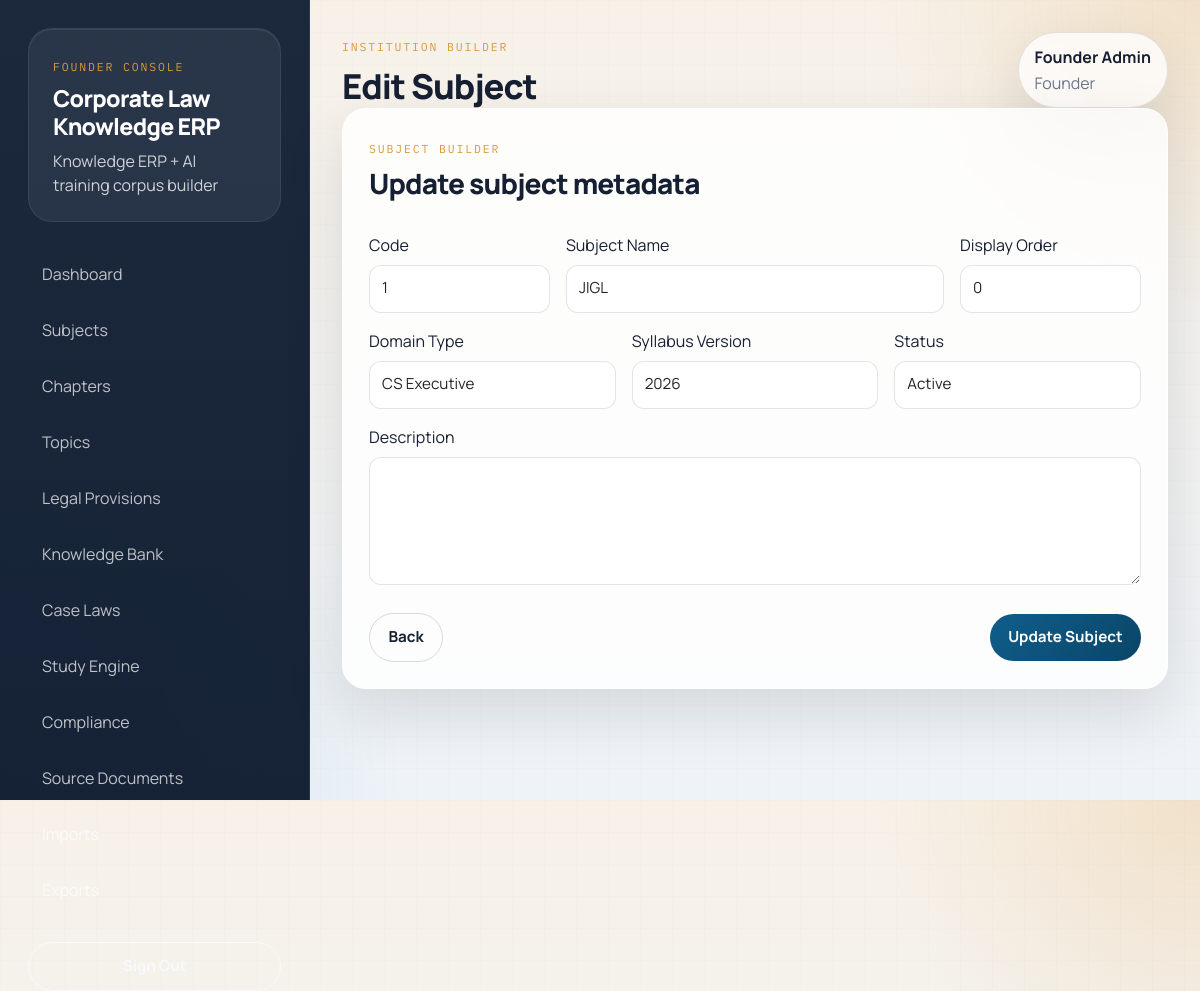
The page /subjects/edit/1 (signed in) on the database its author committed.
### tables this page shows
CREATE TABLE `subjects` (
  `id` int(10) UNSIGNED NOT NULL,
  `code` varchar(50) NOT NULL,
  `name` varchar(190) NOT NULL,
  `slug` varchar(190) NOT NULL,
  `domain_type` varchar(120) DEFAULT NULL,
  `description` text DEFAULT NULL,
  `syllabus_version` varchar(80) DEFAULT NULL,
  `status` varchar(40) NOT NULL DEFAULT 'Active',
  `display_order` int(11) NOT NULL DEFAULT 0,
  `created_at` datetime NOT NULL,
  `updated_at` datetime NOT NULL
);

### app/Core/Controller.php (called while the page is built, shortened)
<?php
abstract class Controller
{
    protected function render(string $view, array $data = []): void
    {
        $viewFile = dirname(__DIR__) . '/Views/' . $view . '.php';
        extract($data, EXTR_SKIP);
        require $viewFile;
        require dirname(__DIR__) . '/Views/layouts/main.php';
    }
}

### app/Controllers/SubjectController.php (called while the page is built, shortened)
<?php
final class SubjectController extends Controller
{
    public function edit(int $id): void
    {
        $subject = (new SubjectModel())->find($id);
        $this->render('subjects/form', [
            'title' => 'Edit Subject',
            'subject' => $subject,
        ]);
    }
}

### index.php (called while the page is built, shortened)
<?php
$app = require __DIR__ . '/app/bootstrap.php';
$app->run();

### app/bootstrap.php (called while the page is built, shortened)
<?php
spl_autoload_register(static function (string $class): void {
    $prefix = 'App\\';
    $relativePath = str_replace('\\', '/', substr($class, strlen($prefix)));
    $file = __DIR__ . '/' . $relativePath . '.php';
});
require __DIR__ . '/Support/helpers.php';
$config = require __DIR__ . '/Config/config.php';
$app = new App($config);
$app->get('/', [DashboardController::class, 'index']);
$app->get('/dashboard', [DashboardController::class, 'index']);
$app->get('/login', [AuthController::class, 'login'], false);
$app->post('/login', [AuthController::class, 'authenticate'], false);
$app->post('/logout', [AuthController::class, 'logout']);
$app->get('/subjects', [SubjectController::class, 'index']);
$app->get('/subjects/create', [SubjectController::class, 'create']);
$app->post('/subjects/store', [SubjectController::class, 'store']);
$app->get('/subjects/edit/{id}', [SubjectController::class, 'edit']);
$app->post('/subjects/update/{id}', [SubjectController::class, 'update']);
$app->post('/subjects/delete/{id}', [SubjectController::class, 'delete']);
$app->get('/chapters', [ChapterController::class, 'index']);
$app->get('/chapters/create', [ChapterController::class, 'create']);
$app->post('/chapters/store', [ChapterController::class, 'store']);
$app->get('/chapters/edit/{id}', [ChapterController::class, 'edit']);
$app->post('/chapters/update/{id}', [ChapterController::class, 'update']);
$app->post('/chapters/delete/{id}', [ChapterController::class, 'delete']);
$app->get('/topics', [TopicController::class, 'index']);
$app->get('/topics/create', [TopicController::class, 'create']);
$app->post('/topics/store', [TopicController::class, 'store']);
$app->get('/topics/edit/{id}', [TopicController::class, 'edit']);
$app->post('/topics/update/{id}', [TopicController::class, 'update']);
$app->post('/topics/delete/{id}', [TopicController::class, 'delete']);
$app->get('/legal-provisions', [LegalProvisionController::class, 'index']);
$app->get('/legal-provisions/create', [LegalProvisionController::class, 'create']);
$app->post('/legal-provisions/store', [LegalProvisionController::class, 'store']);
$app->get('/legal-provisions/edit/{id}', [LegalProvisionController::class, 'edit']);
$app->post('/legal-provisions/update/{id}', [LegalProvisionController::class, 'update']);
$app->post('/legal-provisions/delete/{id}', [LegalProvisionController::class, 'delete']);
$app->get('/knowledge', [KnowledgeController::class, 'index']);
$app->get('/knowledge/create', [KnowledgeController::class, 'create']);
$app->post('/knowledge/store', [KnowledgeController::class, 'store']);
$app->get('/knowledge/edit/{id}', [KnowledgeController::class, 'edit']);
$app->post('/knowledge/update/{id}', [KnowledgeController::class, 'update']);
$app->post('/knowledge/delete/{id}', [KnowledgeController::class, 'delete']);
$app->get('/case-laws', [CaseLawController::class, 'index']);
$app->get('/case-laws/create', [CaseLawController::class, 'create']);
$app->post('/case-laws/store', [CaseLawController::class, 'store']);
$app->get('/case-laws/edit/{id}', [CaseLawController::class, 'edit']);
$app->post('/case-laws/update/{id}', [CaseLawController::class, 'update']);
$app->post('/case-laws/delete/{id}', [CaseLawController::class, 'delete']);
$app->get('/study-items', [StudyItemController::class, 'index']);
$app->get('/study-items/create', [StudyItemController::class, 'create']);
$app->post('/study-items/store', [StudyItemController::class, 'store']);
$app->get('/study-items/edit/{id}', [StudyItemController::class, 'edit']);
$app->post('/study-items/update/{id}', [StudyItemController::class, 'update']);
$app->post('/study-items/delete/{id}', [StudyItemController::class, 'delete']);
$app->get('/compliance', [ComplianceController::class, 'index']);
$app->get('/compliance/create', [ComplianceController::class, 'create']);
$app->post('/compliance/store', [ComplianceController::class, 'store']);
$app->get('/compliance/edit/{id}', [ComplianceController::class, 'edit']);
$app->post('/compliance/update/{id}', [ComplianceController::class, 'update']);
$app->post('/compliance/delete/{id}', [ComplianceController::class, 'delete']);
$app->get('/source-documents', [SourceDocumentController::class, 'index']);
$app->get('/source-documents/create', [SourceDocumentController::class, 'create']);
$app->post('/source-documents/store', [SourceDocumentController::class, 'store']);
$app->get('/source-documents/edit/{id}', [SourceDocumentController::class, 'edit']);
$app->post('/source-documents/update/{id}', [SourceDocumentController::class, 'update']);
$app->post('/source-documents/delete/{id}', [SourceDocumentController::class, 'delete']);
$app->get('/imports', [ImportController::class, 'index']);
$app->post('/imports/upload', [ImportController::class, 'upload']);
$app->get('/imports/bulk-chapters-topics', [BulkChaptersTopicsController::class, 'index']);
$app->post('/imports/bulk-chapters-topics', [BulkChaptersTopicsController::class, 'handle']);
$app->get('/exports', [ExportController::class, 'index']);
$app->get('/exports/download', [ExportController::class, 'download']);
return $app;

### app/Core/Database.php (called while the page is built, shortened)
<?php
final class Database
{
    private static ?self $instance = null;
    private PDO $pdo;
    private function __construct(array $config)
    {
        $dsn = sprintf(
            'mysql:host=%s;port=%s;dbname=%s;charset=%s',
            $config['host'],
            $config['port'],
            $config['database'],
            $config['charset']
        );
        $this->pdo = new PDO($dsn, $config['username'], $config['password'], [
            PDO::ATTR_ERRMODE => PDO::ERRMODE_EXCEPTION,
            PDO::ATTR_DEFAULT_FETCH_MODE => PDO::FETCH_ASSOC,
        ]);
    }
    public static function init(array $config): self
    {
        if (! self::$instance) {
            self::$instance = new self($config);
        }
        return self::$instance;
    }
    public static function instance(): self
    {
        return self::$instance;
    }
    public function selectOne(string $sql, array $params = []): ?array
    {
        $statement = $this->pdo->prepare($sql);
        $statement->execute($params);
        $result = $statement->fetch();
        return $result ?: null;
    }
}

### app/Core/Model.php (called while the page is built, shortened)
<?php
abstract class Model
{
    protected Database $db;
    protected string $table;
    protected string $primaryKey = 'id';
    public function __construct()
    {
        $this->db = Database::instance();
    }
    public function find(int $id): ?array
    {
        return $this->db->selectOne(
            "SELECT * FROM {$this->table} WHERE {$this->primaryKey} = :id LIMIT 1",
            ['id' => $id]
        );
    }
}

### app/Support/helpers.php (called while the page is built, shortened)
<?php
function config(string $key, mixed $default = null): mixed
{
    return App::instance()->config($key, $default);
}
function base_url(): string
{
    return rtrim((string) config('base_url', ''), '/');
}
function url(string $path = ''): string
{
    $path = trim($path);
    return base_url() . '/' . ltrim($path, '/');
}
function e(string|null $value): string
{
    return htmlspecialchars((string) $value, ENT_QUOTES, 'UTF-8');
}
function old(string $key, mixed $default = ''): mixed
{
    return $_SESSION['_old'][$key] ?? $default;
}
function selected(mixed $actual, mixed $expected): string
{
    return (string) $actual === (string) $expected ? 'selected' : '';
}

### app/Views/subjects/form.php (the view, shortened to what this page needs)
<?php $subject = $subject ?? []; ?>
<form method="post" action="<?= e(url($subject ? '/subjects/update/' . $subject['id'] : '/subjects/store')) ?>" class="app-card">
    <div class="section-heading mb-4">
        <div>
            <span class="eyebrow">Subject Builder</span>
            <h3><?= $subject ? 'Update subject metadata' : 'Create a new subject domain' ?></h3>
        </div>
    </div>
    <div class="row g-3">
        <div class="col-md-3">
            <label class="form-label">Code</label>
            <input class="form-control" name="code" value="<?= e(old('code', $subject['code'] ?? '')) ?>" required>
        </div>
        <div class="col-md-6">
            <label class="form-label">Subject Name</label>
            <input class="form-control" name="name" value="<?= e(old('name', $subject['name'] ?? '')) ?>" required>
        </div>
        <div class="col-md-3">
            <label class="form-label">Display Order</label>
            <input class="form-control" name="display_order" type="number" value="<?= e(old('display_order', $subject['display_order'] ?? 0)) ?>">
        </div>
        <div class="col-md-4">
            <label class="form-label">Domain Type</label>
            <input class="form-control" name="domain_type" value="<?= e(old('domain_type', $subject['domain_type'] ?? 'CS Executive')) ?>">
        </div>
        <div class="col-md-4">
            <label class="form-label">Syllabus Version</label>
            <input class="form-control" name="syllabus_version" value="<?= e(old('syllabus_version', $subject['syllabus_version'] ?? '2026')) ?>">
        </div>
        <div class="col-md-4">
            <label class="form-label">Status</label>
            <select class="form-select" name="status">
                <?php foreach (['Active', 'Draft', 'Archived'] as $status): ?>
                    <option value="<?= e($status) ?>" <?= selected(old('status', $subject['status'] ?? 'Active'), $status) ?>><?= e($status) ?></option>
                <?php endforeach; ?>
            </select>
        </div>
        <div class="col-12">
            <label class="form-label">Description</label>
            <textarea class="form-control" rows="5" name="description"><?= e(old('description', $subject['description'] ?? '')) ?></textarea>
        </div>
    </div>
    <div class="form-actions">
        <a class="btn btn-outline-secondary" href="<?= e(url('/subjects')) ?>">Back</a>
        <button class="btn btn-primary" type="submit"><?= $subject ? 'Update Subject' : 'Create Subject' ?></button>
    </div>
</form>

### app/Core/App.php (shortened to what this page needs)
<?php
final class App
{
    private static ?self $instance = null;
    private array $config;
    private array $routes = [];
    public function __construct(array $config)
    {
        $this->config = $config;
        self::$instance = $this;
    }
    public static function instance(): self
    {
        return self::$instance;
    }
    public function config(string $key, mixed $default = null): mixed
    {
        $segments = explode('.', $key);
        $value = $this->config;
        foreach ($segments as $segment) {
            $value = $value[$segment];
        }
        return $value;
    }
    private function map(string $method, string $path, array $handler, bool $authRequired): void
    {
        $this->routes[] = [
            'method' => strtoupper($method),
            'path' => '/' . trim($path, '/'),
            'handler' => $handler,
            'auth' => $authRequired,
        ];
    }
    public function run(): void
    {
        $method = request_method();
        $path = request_path();
        foreach ($this->routes as $route) {
            if ($route['method'] !== $method) {
                continue;
            }
            $pattern = preg_replace('#\{([a-zA-Z_][a-zA-Z0-9_]*)\}#', '([^/]+)', $route['path']);
            $pattern = '#^' . $pattern . '$#';
            if (! preg_match($pattern, $path, $matches)) {
                continue;
            }
            array_shift($matches);
            [$class, $action] = $route['handler'];
            $controller = new $class();
            call_user_func_array([$controller, $action], $matches);
            return;
        }
    }
}

### assets/css/app.css (style rules this page uses)
:root { --bg: #f4efe6; --bg-panel: rgba(255, 255, 255, 0.82); --bg-card: #fffaf3; --ink: #172033; --muted: #6c768c; --line: rgba(23, 32, 51, 0.12); --primary: #0f5e8c; --primary-dark: #0a4567; --accent: #d8993f; --sidebar: #122035; --sidebar-light: rgba(255, 255, 255, 0.78); --success: #1a7f5a; --danger: #b14a42; --warning: #b67a16; --shadow: 0 24px 60px rgba(15, 25, 40, 0.12); --radius-lg: 24px; --radius-md: 18px; --radius-sm: 12px; }
* { box-sizing: border-box; }
body { margin: 0; font-family: "Manrope", sans-serif; color: var(--ink); background: radial-gradient(circle at top right, rgba(216, 153, 63, 0.18), transparent 22%), radial-gradient(circle at bottom left, rgba(15, 94, 140, 0.14), transparent 28%), linear-gradient(180deg, #f7f1e8 0%, #eef3f8 100%); min-height: 100vh; }
body::before { content: ""; position: fixed; inset: 0; background-image: linear-gradient(rgba(23, 32, 51, 0.03) 1px, transparent 1px), linear-gradient(90deg, rgba(23, 32, 51, 0.03) 1px, transparent 1px); background-size: 32px 32px; pointer-events: none; opacity: 0.35; }
.brand-block h2, .page-title, .hero-title, .section-heading h3 { font-weight: 800; letter-spacing: -0.03em; }
.eyebrow { display: inline-block; font-family: "IBM Plex Mono", monospace; text-transform: uppercase; letter-spacing: 0.16em; font-size: 0.72rem; color: var(--accent); margin-bottom: 10px; }
.app-header, .page-actions, .section-heading, .form-actions { display: flex; align-items: center; justify-content: space-between; gap: 16px; }
.app-card, .hero-panel, .metric-card { background: var(--bg-panel); border: 1px solid rgba(255, 255, 255, 0.72); box-shadow: var(--shadow); backdrop-filter: blur(20px); }
.app-card, .hero-panel { border-radius: var(--radius-lg); padding: 26px; }
.table, .form-control, .form-select, .btn { font-size: 0.95rem; }
.form-control, .form-select { border-radius: var(--radius-sm); min-height: 48px; border: 1px solid rgba(23, 32, 51, 0.12); background: rgba(255, 255, 255, 0.88); }
textarea.form-control { min-height: auto; }
.form-actions { margin-top: 28px; }
.btn { border-radius: 999px; padding: 0.75rem 1.15rem; font-weight: 700; }
.btn-primary { background: linear-gradient(135deg, var(--primary), var(--primary-dark)); border: none; }
.btn-outline-secondary { border-color: rgba(23, 32, 51, 0.16); color: var(--ink); }

### rows shown on the page
subjects: code "1", name "JIGL", display_order "0", domain_type "CS Executive", syllabus_version "2026", status "Active"
